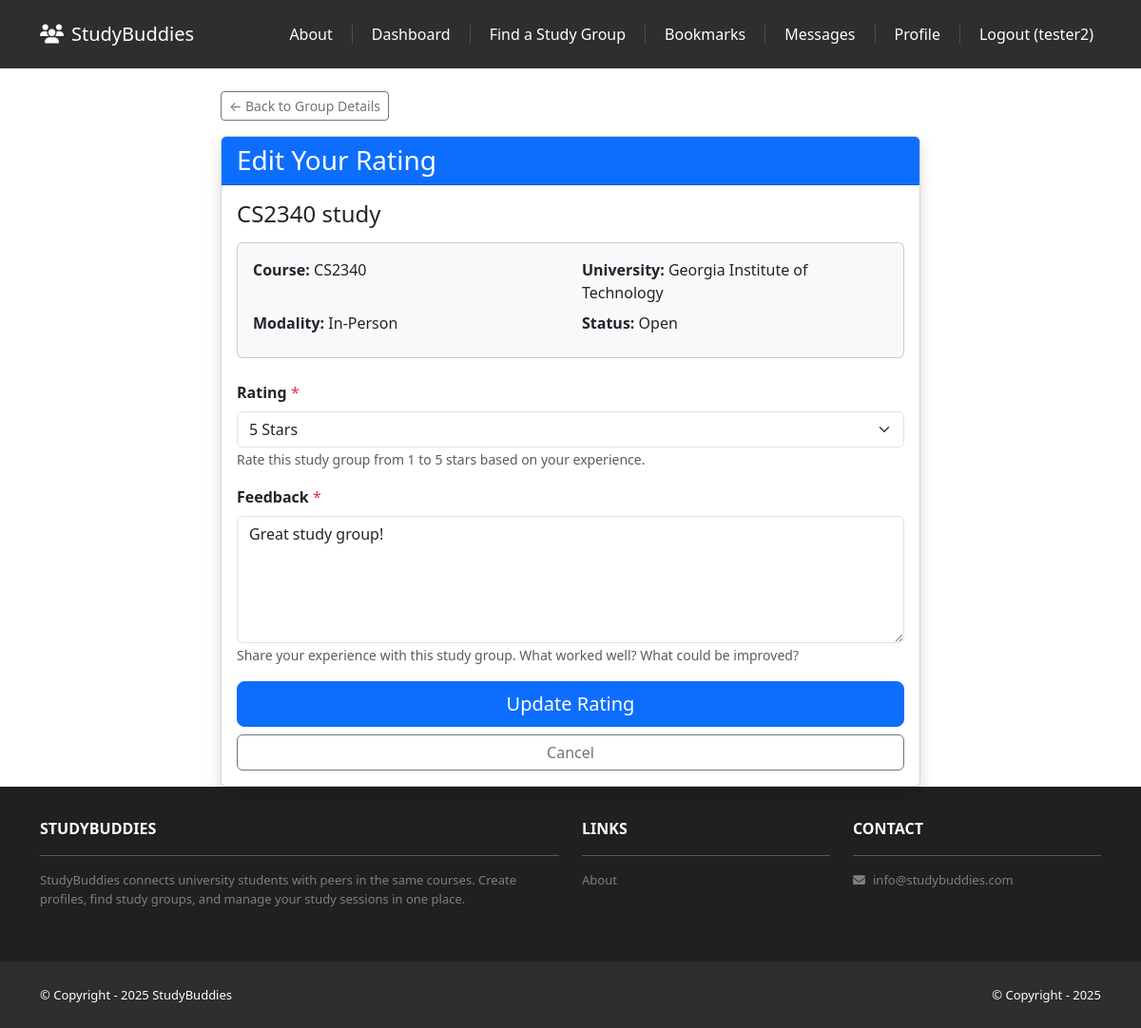
Screenshot of /buddies/cs2340-study-5/rate/ (signed in) with the database file from the repository.
### buddies/models.py (models this page shows, shortened)
class BuddyListing(models.Model):
    MODALITY_CHOICES = [
        ("in_person", "In-person"),
        ("online", "Online"),
        ("hybrid", "Hybrid"),
    ]
    CADENCE_CHOICES = [
        ("one_off", "One-off"),
        ("weekly", "Weekly"),
    ]
    WEEKDAY_CHOICES = [
        ("mon", "Mon"),
        ("tue", "Tue"),
        ("wed", "Wed"),
        ("thu", "Thu"),
        ("fri", "Fri"),
        ("sat", "Sat"),
        ("sun", "Sun"),
    ]
    JOIN_POLICY_CHOICES = [
        ("owner_approve", "Owner approves"),
        ("auto_accept", "Auto-accept"),
    ]
    VISIBILITY_CHOICES = [
        ("same_school", "Same-school"),
        ("public", "Public"),
    ]
    STATUS_CHOICES = [
        ("open", "Open"),
        ("filled", "Filled"),
        ("cancelled", "Cancelled"),
    ]
    owner = models.ForeignKey(settings.AUTH_USER_MODEL, on_delete=models.CASCADE, related_name="listings")
    university = models.ForeignKey(University, on_delete=models.CASCADE, related_name="listings")
    course = models.ForeignKey(Course, on_delete=models.PROTECT, related_name="listings")
    course_code_text = models.CharField(max_length=20, blank=True, help_text="Fallback if course missing")
    title = models.CharField(max_length=120)
    description = models.TextField()
    modality = models.CharField(max_length=10, choices=MODALITY_CHOICES, default="in_person")
    location = models.ForeignKey(Location, on_delete=models.SET_NULL, null=True, blank=True, related_name="listings")
    meeting_link = models.URLField(blank=True, help_text="For online/hybrid; members only")
    capacity = models.PositiveSmallIntegerField(default=5)
    current_size = models.PositiveSmallIntegerField(default=1, help_text="Owner included; keep in sync")
    cadence = models.CharField(max_length=10, choices=CADENCE_CHOICES, default="weekly")
    weekday = models.CharField(max_length=3, choices=WEEKDAY_CHOICES, blank=True, help_text="Weekly only")
    start_time = models.TimeField(blank=True, null=True)
    end_time = models.TimeField(blank=True, null=True)
    tags = models.CharField(max_length=200, blank=True, help_text="Comma-separated tags: midterm 1, op-amps")
    join_policy = models.CharField(max_length=15, choices=JOIN_POLICY_CHOICES, default="owner_approve")
    visibility = models.CharField(max_length=15, choices=VISIBILITY_CHOICES, default="same_school")
    status = models.CharField(max_length=10, choices=STATUS_CHOICES, default="open", db_index=True)
    slug = models.SlugField(unique=True, blank=True)
    created_at = models.DateTimeField(auto_now_add=True)
    updated_at = models.DateTimeField(auto_now=True)
    class Meta:
        indexes = [
            Index(fields=["university", "status", "created_at"]),
            Index(fields=["course", "status"]),
        ]
        ordering = ['-created_at']

class GroupRating(models.Model):
    RATING_CHOICES = [
        (1, "1 Star"),
        (2, "2 Stars"),
        (3, "3 Stars"),
        (4, "4 Stars"),
        (5, "5 Stars"),
    ]
    listing = models.ForeignKey(BuddyListing, on_delete=models.CASCADE, related_name="ratings")
    student = models.ForeignKey(settings.AUTH_USER_MODEL, on_delete=models.CASCADE, related_name="ratings")
    rating = models.PositiveSmallIntegerField(choices=RATING_CHOICES, help_text="Rating from 1 to 5 stars")
    feedback = models.TextField(help_text="Feedback about the study group")
    created_at = models.DateTimeField(auto_now_add=True)
    updated_at = models.DateTimeField(auto_now=True)
    class Meta:
        unique_together = ("listing", "student")
        indexes = [
            Index(fields=["listing", "created_at"]),
        ]
        ordering = ['-created_at']

### profiles/models.py (models this page shows, shortened)
class Course(models.Model):
    university = models.ForeignKey(University, on_delete=models.CASCADE, related_name="courses")
    code = models.CharField(max_length=20, help_text="e.g., CS 2340")
    name = models.CharField(max_length=200)
    slug = models.SlugField()
    is_active = models.BooleanField(default=True)
    created_at = models.DateTimeField(auto_now_add=True)
    class Meta:
        unique_together = ("university", "code")
        indexes = [
            Index(fields=["university", "code"]),
        ]
        ordering = ['code']

class University(models.Model):
    name = models.CharField(max_length=150, unique=True, db_index=True)
    domain = models.CharField(max_length=120, blank=True, help_text="e.g., gatech.edu")
    slug = models.SlugField(unique=True)
    created_at = models.DateTimeField(auto_now_add=True)
    class Meta:
        verbose_name_plural = "Universities"
        ordering = ['name']

### buddies/views.py (the view)
# urls.py: path('<slug:slug>/rate/', views.rate_group, name='rate_group'),
@login_required
def rate_group(request, slug):
    listing = get_object_or_404(BuddyListing, slug=slug)
    is_member = listing.memberships.filter(student=request.user).exists()
    is_owner = listing.owner == request.user
    if not is_member and not is_owner:
        messages.error(request, 'You must be or have been a member of this group to rate it.')
        return redirect('buddies:listing_detail', slug=slug)
    existing_rating = listing.ratings.filter(student=request.user).first()
    if request.method == 'POST':
        form = RatingForm(request.POST, instance=existing_rating)
        if form.is_valid():
            rating = form.save(commit=False)
            rating.listing = listing
            rating.student = request.user
            rating.save()
            if existing_rating:
                messages.success(request, 'Your rating has been updated.')
            else:
                messages.success(request, 'Thank you for rating this study group!')
            return redirect('buddies:listing_detail', slug=slug)
    else:
        form = RatingForm(instance=existing_rating)
    template_data = {'title': f'Rate {listing.title}'}
    return render(request, 'buddies/rating_form.html', {
        'template_data': template_data,
        'listing': listing,
        'form': form,
        'existing_rating': existing_rating
    })

### buddies/forms.py
class RatingForm(forms.ModelForm):
    class Meta:
        model = GroupRating
        fields = ['rating', 'feedback']
        widgets = {
            'rating': forms.Select(attrs={'class': 'form-select'}),
            'feedback': forms.Textarea(attrs={'rows': 5, 'class': 'form-control', 'placeholder': 'Share your experience with this study group...'}),
        }
        labels = {
            'rating': 'Rating',
            'feedback': 'Feedback',
        }
        help_texts = {
            'rating': 'Rate this study group from 1 to 5 stars',
            'feedback': 'Provide detailed feedback about your experience',
        }

### accounts/templatetags/account_tags.py (called while the page is built)
@register.filter(name='has_profile')
def has_profile(user):
    if not getattr(user, 'is_authenticated', False):
        return False
    try:
        profile = user.profile
        return True
    except Exception:
        return False

### buddies/templates/buddies/rating_form.html (shortened to what this page needs)
{% extends 'base.html' %}
{% block content %}
<div class="container mt-4">
    <div class="row justify-content-center">
        <div class="col-md-8">
            <div class="mb-3">
                <a href="{% url 'buddies:listing_detail' listing.slug %}" class="btn btn-sm btn-outline-secondary">
                    ← Back to Group Details
                </a>
            </div>
            <div class="card shadow">
                <div class="card-header bg-primary text-white">
                    <h3 class="mb-0">
                        {% if existing_rating %}
                            Edit Your Rating
                        {% else %}
                            Rate Study Group
                        {% endif %}
                    </h3>
                </div>
                <div class="card-body">
                    <h4 class="mb-3">{{ listing.title }}</h4>
                    <div class="card bg-light mb-4">
                        <div class="card-body">
                            <div class="row">
                                <div class="col-md-6 mb-2">
                                    <strong>Course:</strong> {{ listing.course.code }}
                                </div>
                                <div class="col-md-6 mb-2">
                                    <strong>University:</strong> {{ listing.university.name }}
                                </div>
                                <div class="col-md-6 mb-2">
                                    <strong>Modality:</strong>
                                    <span class="text-capitalize">{{ listing.get_modality_display }}</span>
                                </div>
                                <div class="col-md-6 mb-2">
                                    <strong>Status:</strong> {{ listing.get_status_display }}
                                </div>
                            </div>
                        </div>
                    </div>
                    <form method="post">
                        <div class="mb-3">
                            <label for="{{ form.rating.id_for_label }}" class="form-label">
                                <strong>Rating</strong> <span class="text-danger">*</span>
                            </label>
                            {{ form.rating }}
                            <small class="form-text text-muted">
                                Rate this study group from 1 to 5 stars based on your experience.
                            </small>
                        </div>
                        <div class="mb-3">
                            <label for="{{ form.feedback.id_for_label }}" class="form-label">
                                <strong>Feedback</strong> <span class="text-danger">*</span>
                            </label>
                            {{ form.feedback }}
                            <small class="form-text text-muted">
                                Share your experience with this study group. What worked well? What could be improved?
                            </small>
                        </div>
                        <div class="d-grid gap-2">
                            <button type="submit" class="btn btn-primary btn-lg">
                                {% if existing_rating %}
                                    Update Rating
                                {% else %}
                                    Submit Rating
                                {% endif %}
                            </button>
                            <a href="{% url 'buddies:listing_detail' listing.slug %}" class="btn btn-outline-secondary">
                                Cancel
                            </a>
                        </div>
                    </form>
                </div>
            </div>
        </div>
    </div>
</div>
{% endblock content %}

### studybuddies/templates/base.html (shortened to what this page needs)
<!DOCTYPE html>
<html>
    {% load static %}
    {% load account_tags %}
    <head>
        <link href="https://cdn.jsdelivr.net/npm/bootstrap@5.3.3/dist/css/bootstrap.min.css" rel="stylesheet">
        <link rel="stylesheet" href="https://cdnjs.cloudflare.com/ajax/libs/font-awesome/6.1.1/css/all.min.css">
        <link rel="stylesheet" type="text/css" href="{% static 'css/style.css' %}">
    </head>
    <body>
        <nav class="p-3 navbar navbar-dark bg-dark navbar-expand-lg">
            <div class="container">
                <a class="navbar-brand" href="{% url 'home:index' %}">
                    <i class="fas fa-users me-2"></i>StudyBuddies
                </a>
                <div class="collapse navbar-collapse" id="navbarNavAltMarkup">
                    <div class="navbar-nav ms-auto navbar-ml">
                        <a class="nav-link" href="{% url 'home:about' %}">About</a>
                        {% if user.is_authenticated %}
                            <a class="nav-link" href="{% url 'home:dashboard' %}">Dashboard</a>
                            <a class="nav-link" href="{% url 'buddies:listing_search' %}">Find a Study Group</a>
                            <a class="nav-link" href="{% url 'buddies:my_bookmarks' %}">Bookmarks</a>
                            <a class="nav-link" href="{% url 'buddies:my_inbox' %}">Messages</a>
                            {% if user|has_profile %}
                                <a class="nav-link" href="{% url 'profiles:profiles.detail' %}">Profile</a>
                            {% else %}
                                <a class="nav-link" href="{% url 'profiles:profiles.create' %}">Create Profile</a>
                            {% endif %}
                            <a class="nav-link" href="{% url 'accounts:logout' %}">Logout ({{ user.username }})</a>
                        {% else %}
                            <a class="nav-link" href="{% url 'accounts:login' %}">Login</a>
                            <span class="nav-separator"></span>
                            <a class="nav-link" href="{% url 'accounts:signup' %}">Sign Up</a>
                        {% endif %}
                    </div>
                </div>
            </div>
        </nav>
        <div>
            {% block content %}
            {% endblock content %}
        </div>
        <section class="p-3 ms-footer d-none d-md-block">
            <div class="container">
                <div class="row mt-3 text-white">
                    <div class="col-md-6 col-lg-6 col-xl-6 mx-auto mb-4">
                        <b>STUDYBUDDIES</b>
                        <hr />
                        <p>
                            StudyBuddies connects university students with peers in the same courses.
                            Create profiles, find study groups, and manage your study sessions in one place.
                        </p>
                    </div>
                    <div class="col-md-3 col-lg-3 col-xl-3 mx-auto mb-4">
                        <b>LINKS</b>
                        <hr />
                        <p><a class="nav-link" href="{% url 'home:about' %}">About</a></p>
                    </div>
                    <div class="col-md-3 col-lg-3 col-xl-3 mx-auto mb-4">
                        <b>CONTACT</b>
                        <hr />
                        <p><i class="fas fa-envelope me-2"></i>info@studybuddies.com</p>
                    </div>
                </div>
            </div>
        </section>
        <section class="p-3 ms-footer-bottom bg-dark">
            <div class="container d-flex justify-content-between">
                <div class="me-5 text-white">
                    <span>© Copyright - 2025 StudyBuddies</span>
                </div>
                <div class="text-white">
                    <span>© Copyright - 2025</span>
                </div>
            </div>
        </section>
    </body>
</html>

### studybuddies/static/css/style.css (style rules this page uses)
.navbar a.nav-link { color: #FFFEF6 !important; }
.navbar .navbar-nav { align-items: center; display: flex; }
.bg-dark { background-color: #2E2E2E !important; }
.ms-footer { background-color: #202020; }
.ms-footer p { color: #7F7F7F; font-size: 13px; }
.ms-footer-bottom span { font-size: 13px; line-height: 38px; }

### rows the page displays
BuddyListing: title "CS2340 study", course.code "CS2340", university.name "Georgia Institute of Technology", modality "In-Person", status "Open"
GroupRating: rating "5 Stars", feedback "Great study group!"

### other values shown
{{ user.username }} "tester2"
